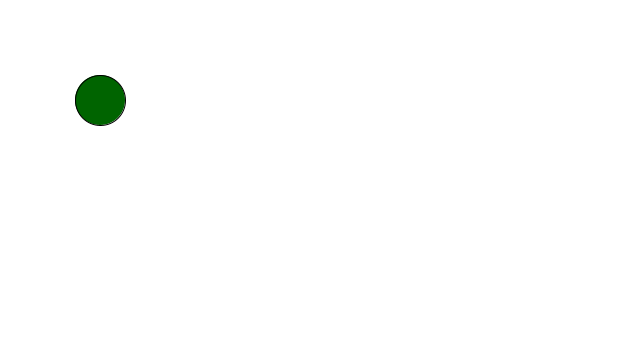
Frame 1 (no input)
Frame 60 (the mouse pressed at the canvas centre just before this capture): identical to frame 1, image omitted
Frame 120 (the mouse held since frame 60 and released just before this capture): identical to frame 1, image omitted

The Processing sketch that drew this single still picture (run headless with seeded random() and noise(); from frame 60 on, the mouse is pressed at the canvas centre):

// Processing sketch: processing_138464
// ── processing_138464.pde


// The next line is needed if running in JavaScript Mode with Processing.js
/* @pjs preload="seedTop.jpg,seedBottom.jpg"; */ 

void setup() {
  size(640, 360);
  
}

void draw() {
  background(255);
  fill(#006400);

  ellipse(100,100,50,50);

}
